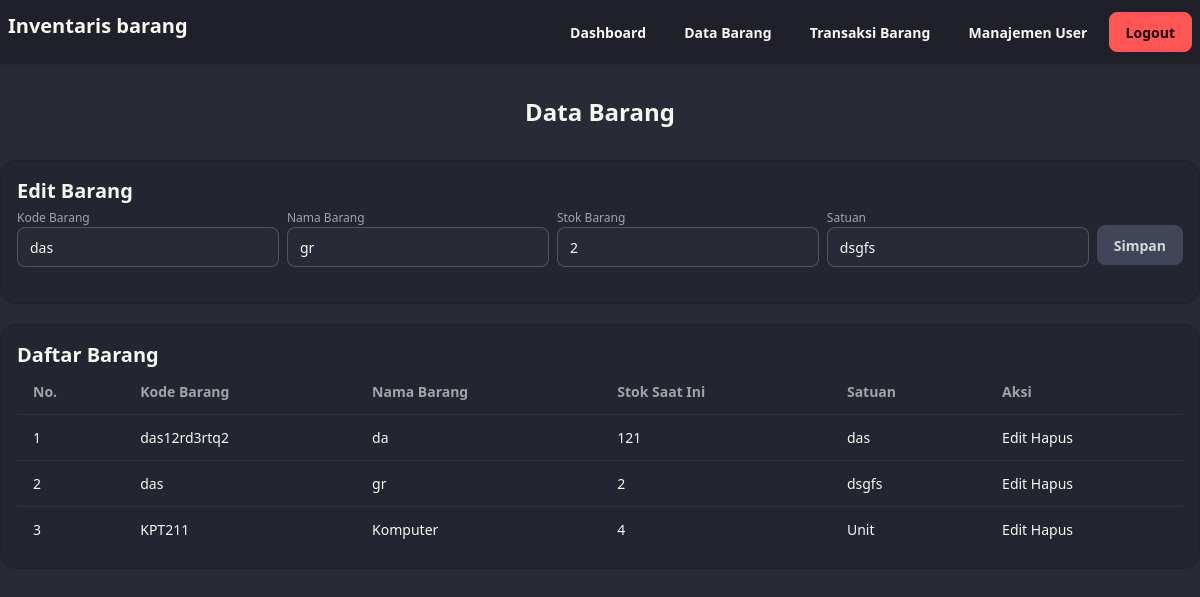
Page /barang.php?id=4&action=edit (signed in) on the committed database.
### tables this page shows
CREATE TABLE `tbl_barang` (
  `id_barang` int(11) NOT NULL,
  `kode_barang` varchar(20) NOT NULL,
  `nama_barang` varchar(100) NOT NULL,
  `stok` int(11) NOT NULL,
  `satuan` varchar(20) NOT NULL
);

### functions.php (called while the page is built, shortened)
<?php
function isLoggedIn()
{
    return isset($_SESSION['status_login']) && $_SESSION['status_login'];
}
function isAdmin()
{
    return isLoggedIn() && $_SESSION['level'] === 'admin';
}

### barang.php (the view, shortened to what this page needs)
<?php
require 'functions.php';
$id = $_GET['id'] ?? null;
$action = $_GET['action'] ?? null;
$data = null;
if ($id) {
    $data = $koneksi->query("SELECT * FROM tbl_barang WHERE id_barang = '$id'")->fetch_assoc();
}
$items = $koneksi->query('SELECT * from tbl_barang');
?>
<!DOCTYPE html>
<html lang="en" data-theme="dracula">
<head>
    <link href="https://cdn.jsdelivr.net/npm/daisyui@5" rel="stylesheet" type="text/css" />
    <script src="https://cdn.jsdelivr.net/npm/@tailwindcss/browser@4"></script>
    <link href="https://cdn.jsdelivr.net/npm/daisyui@5/themes.css" rel="stylesheet" type="text/css" />
</head>
<body>
    <nav class="navbar bg-base-300 shadow-sm">
        <div class="max-w-7xl flex mx-auto container">
            <div class="flex-1">
                <a class="text-xl font-bold">Inventaris barang</a>
            </div>
            <div class="flex-none gap-4">
                <a class="btn btn-ghost" href="./">Dashboard</a>
                <a class="btn btn-ghost" href="barang.php">Data Barang</a>
                <a class="btn btn-ghost" href="transaksi.php">Transaksi Barang</a>
                <?php if (isAdmin()): ?>
                    <a class="btn btn-ghost" href="user.php">Manajemen User</a>
                <?php endif; ?>
                <a class="btn btn-error" href="logout.php" onclick="return confirm('Apakah anda yakin untuk logout?')">Logout</a>
            </div>
        </div>
    </nav>
    <div class="max-w-7xl mx-auto container">
        <h1 class="my-8 text-center font-bold text-2xl">Data Barang</h1>
        <div class="mb-5 bg-base-200 border-base-300 rounded-box border p-4">
            <h3 class="text-xl font-semibold"><?= ucfirst($action ?? 'tambah') ?> Barang</h3>
            <form action="barang.php?action=<?= $action ?? 'tambah' ?><?= $action === 'edit' ? '&id=' . $data['id_barang'] : '' ?>" method="POST">
                <fieldset class="fieldset flex gap-2 w-full">
                    <div class="flex flex-col w-full mb-4">
                        <label for="kode_barang" class="label">Kode Barang</label>
                        <input class="input" type="text" id="kode_barang" name="kode_barang" placeholder="Contoh: BRG-HUS1" value="<?= $data['kode_barang'] ?? '' ?>" required>
                    </div>
                    <div class="flex flex-col w-full mb-4">
                        <label for="nama_barang" class="label">Nama Barang</label>
                        <input class="input" type="text" id="nama_barang" name="nama_barang" placeholder="Contoh: Kursi" value="<?= $data['nama_barang'] ?? '' ?>" required>
                    </div>
                    <div class="flex flex-col w-full mb-4">
                        <label for="stok" class="label">Stok Barang</label>
                        <input class="input" type="number" id="stok" name="stok" placeholder="Contoh: 10" value="<?= $data['stok'] ?? '' ?>" required>
                    </div>
                    <div class="flex flex-col w-full mb-4">
                        <label for="satuan" class="label">Satuan</label>
                        <input class="input" type="text" id="satuan" name="satuan" placeholder="Contoh: Unit, Box" value="<?= $data['satuan'] ?? '' ?>" required>
                    </div>
                    <button type="submit" class="btn btn-neutral mt-4">Simpan</button>
                </fieldset>
            </form>
        </div>
        <div class="bg-base-200 border-base-300 rounded-box border p-4">
            <h3 class="text-xl font-semibold">Daftar Barang</h3>
            <table class="table">
                <thead>
                    <tr>
                        <th>No.</th>
                        <th>Kode Barang</th>
                        <th>Nama Barang</th>
                        <th>Stok Saat Ini</th>
                        <th>Satuan</th>
                        <th>Aksi</th>
                    </tr>
                </thead>
                <tbody>
                    <?php foreach ($items as $index => $item) : ?>
                        <tr>
                            <td><?= $index + 1 ?></td>
                            <td><?= $item['kode_barang'] ?></td>
                            <td><?= $item['nama_barang'] ?></td>
                            <td><?= $item['stok'] ?></td>
                            <td><?= $item['satuan'] ?></td>
                            <td>
                                <a href="barang.php?id=<?= $item['id_barang'] ?>&action=edit">Edit</a>
                                <a href="barang.php?id=<?= $item['id_barang'] ?>&action=hapus" onclick="return confirm('Apakah kamu yakin ingin menghapus barang <?= $item['nama_barang'] ?>?')">Hapus</a>
                            </td>
                        </tr>
                    <?php endforeach; ?>
                </tbody>
            </table>
        </div>
    </div>
</body>
</html>

### rows in the picture
tbl_barang: kode_barang "das", nama_barang "gr", stok "2", satuan "dsgfs"
tbl_barang: kode_barang "das12rd3rtq2", nama_barang "da", stok "121", satuan "das"
tbl_barang: kode_barang "KPT211", nama_barang "Komputer", stok "4", satuan "Unit"

### other values in the picture
$action "Edit"
